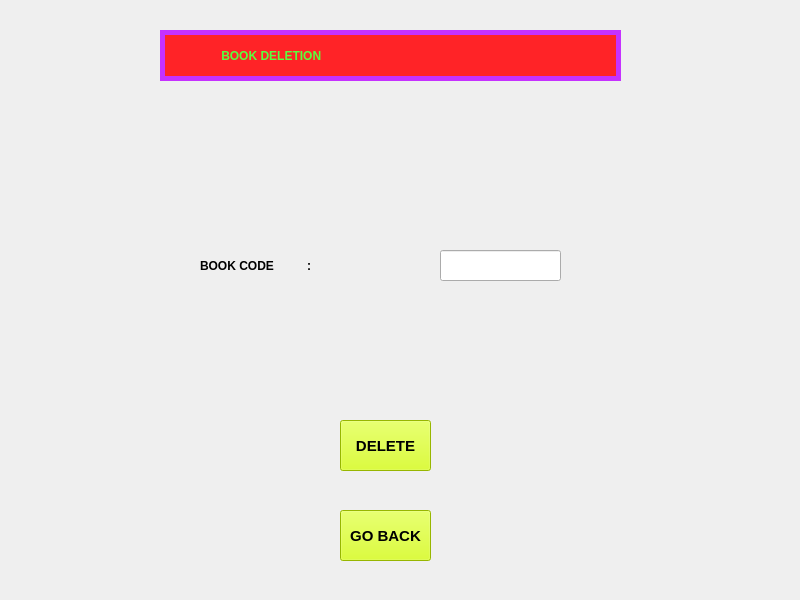
<?xml version="1.0" encoding="UTF-8"?>
<ui version="4.0">
 <class>MainWindow</class>
 <widget class="QMainWindow" name="MainWindow">
  <property name="geometry">
   <rect>
    <x>0</x>
    <y>0</y>
    <width>800</width>
    <height>600</height>
   </rect>
  </property>
  <property name="minimumSize">
   <size>
    <width>800</width>
    <height>600</height>
   </size>
  </property>
  <property name="maximumSize">
   <size>
    <width>800</width>
    <height>600</height>
   </size>
  </property>
  <property name="windowTitle">
   <string>LIBRARY MANAGEMENT</string>
  </property>
  <property name="windowIcon">
   <iconset>
    <normaloff>images/library-logo-design-template-45579f2f9eaf725821b915b523f191eb_screen.jpg</normaloff>images/library-logo-design-template-45579f2f9eaf725821b915b523f191eb_screen.jpg</iconset>
  </property>
  <widget class="QWidget" name="centralwidget">
   <widget class="QLabel" name="label">
    <property name="geometry">
     <rect>
      <x>-10</x>
      <y>-10</y>
      <width>821</width>
      <height>621</height>
     </rect>
    </property>
    <property name="minimumSize">
     <size>
      <width>821</width>
      <height>621</height>
     </size>
    </property>
    <property name="maximumSize">
     <size>
      <width>821</width>
      <height>621</height>
     </size>
    </property>
    <property name="text">
     <string/>
    </property>
    <property name="pixmap">
     <pixmap>images/library2.jpg</pixmap>
    </property>
    <property name="scaledContents">
     <bool>true</bool>
    </property>
   </widget>
   <widget class="QLabel" name="label_4">
    <property name="geometry">
     <rect>
      <x>200</x>
      <y>240</y>
      <width>231</width>
      <height>51</height>
     </rect>
    </property>
    <property name="styleSheet">
     <string notr="true">color: rgb(0, 0, 0);
font-weight:bold;
font: 87 14pt &quot;Segoe UI Black&quot;;
</string>
    </property>
    <property name="text">
     <string>BOOK CODE          :</string>
    </property>
   </widget>
   <widget class="QLineEdit" name="lineEdit_3">
    <property name="geometry">
     <rect>
      <x>440</x>
      <y>250</y>
      <width>121</width>
      <height>31</height>
     </rect>
    </property>
   </widget>
   <widget class="QLabel" name="label_6">
    <property name="geometry">
     <rect>
      <x>160</x>
      <y>30</y>
      <width>461</width>
      <height>51</height>
     </rect>
    </property>
    <property name="styleSheet">
     <string notr="true">color: rgb(91, 255, 62);
font-weight:bold;
font: 87 22pt &quot;Segoe UI Black&quot;;
border-style:solid;
border-width:5px;
border-color:rgb(197, 49, 255);
background-color: rgb(255, 35, 39);</string>
    </property>
    <property name="text">
     <string>                BOOK DELETION</string>
    </property>
   </widget>
   <widget class="QPushButton" name="delete_book">
    <property name="geometry">
     <rect>
      <x>340</x>
      <y>420</y>
      <width>91</width>
      <height>51</height>
     </rect>
    </property>
    <property name="styleSheet">
     <string notr="true">background-color: rgb(212, 255, 0);
color:rgb(0, 0, 0);
font-weight:bold;
font-size:15px;</string>
    </property>
    <property name="text">
     <string>DELETE</string>
    </property>
   </widget>
   <widget class="QPushButton" name="go_back">
    <property name="geometry">
     <rect>
      <x>340</x>
      <y>510</y>
      <width>91</width>
      <height>51</height>
     </rect>
    </property>
    <property name="styleSheet">
     <string notr="true">background-color: rgb(212, 255, 0);
color:rgb(0, 0, 0);
font-weight:bold;
font-size:15px;</string>
    </property>
    <property name="text">
     <string>GO BACK</string>
    </property>
   </widget>
  </widget>
 </widget>
 <resources/>
 <connections/>
</ui>
